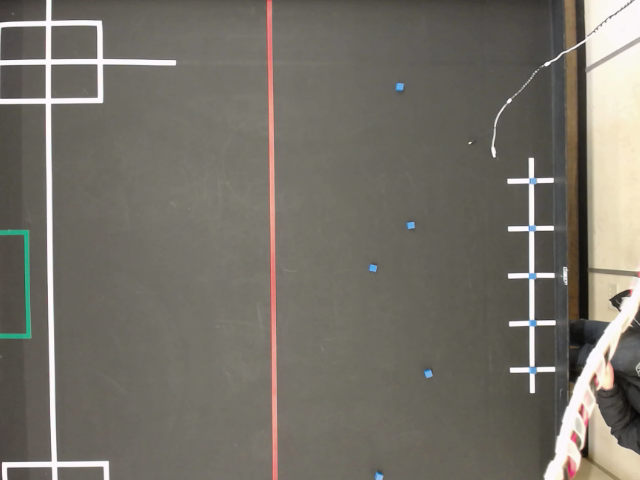
#> input picture intial screengrabs/c22.png, 640 x 480 px
$ python box_detection.py
#> lines starting #> are read from the running program, lines starting #| are printed output that depends on the picture; after the words box and inside, x2 and y2 are one past the last pixel; in counts of white or black regions, pixels touching at a corner belong together
#> further down, img is the input picture: shape (480, 640, 3); mean B, G, R 104.6, 113.1, 117.4
#> `img_hsv = cv2.cvtColor(img, cv2.COLOR_BGR2HSV)`: img_hsv: shape (480, 640, 3); mean H, S, V 25.4, 29.5, 117.9
### img_utils.py
import numpy as np
import cv2
from classes import box


# Contains all functions related to bearing and positioning of robot

def find_box_coords(frame):
    # Returns a list of coordinate tuples having been given a frame of image //FRAME IN HSV

    # Define upper and lower blue HSV for finding the boxes
    lower_blue = np.array([80, 60, 100])
    upper_blue = np.array([120, 255, 255])

    # get a mask of all pixels that satisfy this constraint
    filtered_boxes = cv2.inRange(frame, lower_blue, upper_blue)
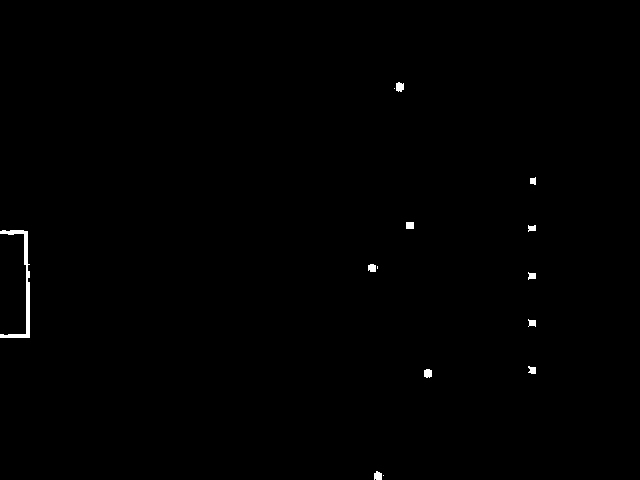
#> filtered_boxes: shape (480, 640); 0.37% white; 14 white regions (3 under 20 px), largest, box (x1, y1, x2, y2) and area: (0, 230, 30, 338) 606, (396, 82, 404, 92) 66, (424, 369, 432, 378) 63

    # blurs the points together to try to reduce outliers
    gaussian = cv2.GaussianBlur(filtered_boxes, (5, 5), 3)

    # get contours of boxes within mask
    thresh = cv2.threshold(gaussian, 100, 255, 0)[1]
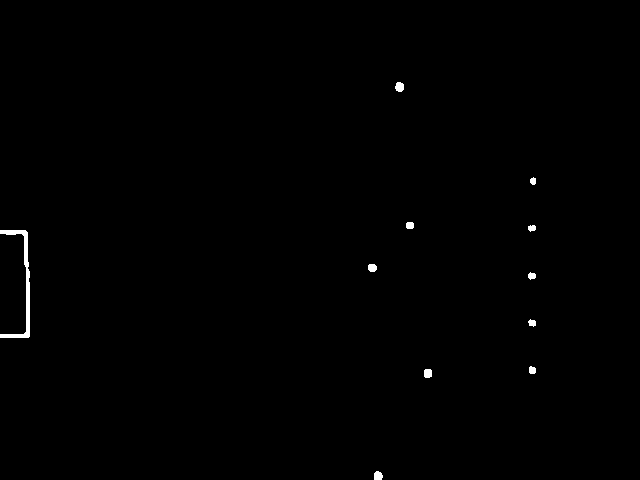
#> thresh: shape (480, 640); 0.38% white; 11 white regions
    contours = cv2.findContours(thresh, cv2.RETR_EXTERNAL, cv2.CHAIN_APPROX_SIMPLE)[0]
#> contours = 11 contours; largest, box (x1, y1, x2, y2) and area: (0, 230, 30, 338) 480, (395, 82, 404, 92) 59, (374, 471, 383, 480) 54, (424, 369, 432, 378) 53, (368, 264, 377, 272) 50

    list_of_coords = []

    for c in contours:

        # checks that each identified blob is large enough to be consideres a box
        if (len(c) >= 5):
            # get x and y coordinates of contour:
            moments = cv2.moments(c)

            # use equation in openCV documentation
            if moments["m00"] != 0:
                xbar = int(moments["m10"] / moments["m00"])
                ybar = int(moments["m01"] / moments["m00"])

                # Print list of coords from current frame
                if ybar > 90 and ybar < 450 and xbar < 485 and xbar > 270:
                    list_of_coords.append((xbar, ybar))
#> this loop made 11 passes
#> (xbar, ybar) on passes 1 to 11: (377, 475), (427, 372), (531, 369), (531, 322), (531, 275), (371, 267), (21, 283), (531, 227), (409, 225), (532, 180), (399, 86)
#> after the loop, list_of_coords = [(427, 372), (371, 267), (409, 225)]

    return (list_of_coords)


# Function that returns the centre of mass of a triangle between an upper and lower hue value

# [41 lines left out: functions find_triangle, update_box_positions, not called in this run]


# Testing suite
# [41 lines that do not run on import are left out]

### box_detection.py
import numpy as np
import cv2
from img_utils import find_box_coords

img = cv2.imread('intial screengrabs/c22.png', -1)

img_hsv = cv2.cvtColor(img, cv2.COLOR_BGR2HSV)

coords = find_box_coords(img_hsv)
#> coords = [(427, 372), (371, 267), (409, 225)]
annotated_image = img.copy()

for i in coords:
    print(i)
    cv2.circle(annotated_image, i, 2, (0, 0, 255), -1)
#> this loop made 3 passes
#| (427, 372)
#| (371, 267)
#| (409, 225)
#> annotated_image: shape (480, 640, 3); 0.01% of pixels changed, all inside (x1, y1, x2, y2) = (369, 223, 430, 375)

cv2.imshow('original', img)
cv2.imshow('centre of masses found', annotated_image)

cv2.waitKey(0)
cv2.destroyAllWindows()
